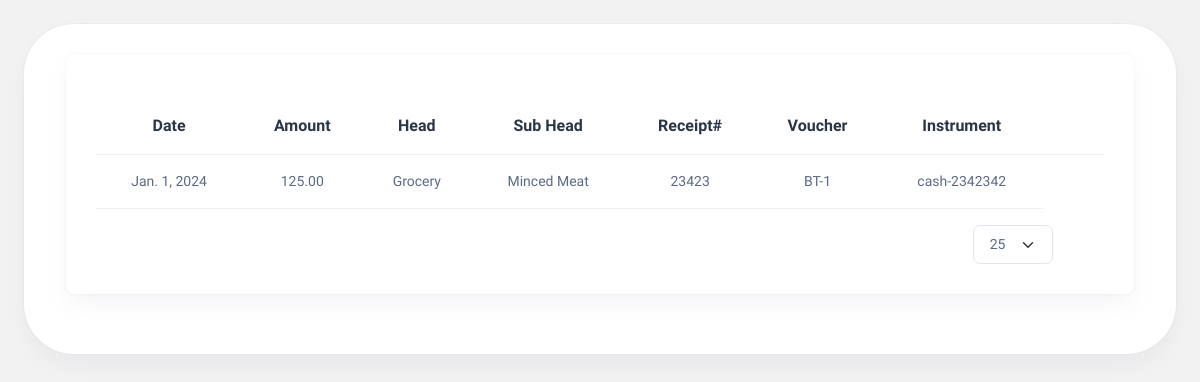
Screenshot of /summarytable (signed in) with the database file from the repository.
### Accountapp/models.py (models this page shows, shortened)
class AccountingEntry(models.Model):
    date = models.DateField(auto_now_add=True)
    amount = models.DecimalField(max_digits=20, decimal_places=2)
    head = models.ForeignKey(Head, on_delete=models.CASCADE)
    sub_head = models.ForeignKey(Shead, on_delete=models.CASCADE)
    description = models.TextField()
    receipt_number = models.CharField(max_length=20)
    charge_by = models.ForeignKey(
        charge, on_delete=models.CASCADE, null=True, blank=True
    )
    voucher = models.CharField(max_length=50, null=True, blank=True, unique=True)
    paid_by = models.ForeignKey(paid, on_delete=models.CASCADE, null=True, blank=True)
    claim_by = models.ForeignKey(claim, on_delete=models.CASCADE, null=True, blank=True)
    instrument = models.CharField(
        max_length=10,
        null=True,
        blank=True,
        choices=[("cash", "Cash"), ("cheque", "Cheque"), ("online", "Online Transfer"),("card","Card")],
    )
    cash_number = models.CharField(max_length=20, default=0, null=True, blank=True)
    cheque_number = models.CharField(max_length=20, default=0, null=True, blank=True)
    online_number = models.CharField(max_length=20, default=0, null=True, blank=True)
    card_number = models.CharField(max_length=4, default=0, null=True, blank=True)
    vendors = models.ForeignKey(Vendor, null=True, blank=True, on_delete=models.CASCADE)
    attachments = models.FileField(upload_to="attachments/", null=True, blank=True)
    comments = models.TextField()

class Head(models.Model):
    name = models.CharField(max_length=50)

class Shead(models.Model):
    head = models.ForeignKey(Head, on_delete=models.CASCADE)
    name = models.CharField(max_length=50)
    class Meta:
        verbose_name = "Sub Head"
        verbose_name_plural = "Sub Heads"
    def __str__(self):
        return self.name

### Accountapp/views.py (the view)
# urls.py: path("summarytable", views.tsummary, name="summarytable"),
@login_required(login_url="signin")
def tsummary(request):
    today = date.today()
    todayentry = AccountingEntry.objects.filter(date=today)
    return render(request, "summarytable.html", locals())

### Accountapp/templates/summarytable.html (shortened to what this page needs)
<!DOCTYPE html>
<html lang="en">
  <head>
    {% load static %}
    <link rel="stylesheet" href="https://code.jquery.com/ui/1.12.1/themes/base/jquery-ui.css" />
    <link rel="stylesheet" href="{% static 'css/styles.min.css' %}" />
    <link rel="stylesheet" href="{% static 'css/custom.css' %}" />
  </head>
  <body>
    <div class="page-wrapper" id="main-wrapper" data-layout="horizontal" data-navbarbg="skin6" data-header-position="fixed">
      <div class="body-wrapper">
        <div class="container-fluid">
          <div class="card my-navbar">
            <div class="card-body d-flex justify-content-between">
        <div class="container-fluid">
          <div class="card">
            <div class="card-body pt-2">
              <div class="table-responsive">
                <div class="d-flex justify-content-end align-items-center">
                  <a href="{% url 'home' %}" class="text-primary" style="font-size: 1.5rem;"><i class="ti ti-square-plus"></i></a>
                </div>
                <table id="accounting-table" class="table text-nowrap mb-0 align-middle">
                  <thead class="text-dark fs-4 text-center">
                    <tr>
                      <th>Date</th>
                      <th>Amount</th>
                      <th>Head</th>
                      <th>Sub Head</th>
                      <th>Receipt#</th>
                      <th>Voucher</th>
                      <th>Instrument</th>
                      <th>
                        <div class="d-flex justify-content-center">
                          <div>
                            <a class="nav-icon-hover text-primary" href="javascript:void(0)" id="drop3" data-bs-toggle="dropdown" aria-expanded="false"><strong><i class="ti ti-dots-vertical" style="font-size: 1rem;"></i></strong></a>
                          </div>
                        </div>
                      </th>
                    </tr>
                  </thead>
                  <tbody>
                    {% for entry in todayentry|slice:'-10:' %}
                      <tr class="text-center">
                        <td>{{ entry.date }}</td>
                        <td>{{ entry.amount }}</td>
                        <td>{{ entry.head.name }}</td>
                        <td>{{ entry.sub_head }}</td>
                        <td>{{ entry.receipt_number }}</td>
                        <td>{{ entry.voucher }}</td>
                        {% if entry.instrument == 'cash' or entry.instrument == 'Cash' %}
                          <td>{{ entry.instrument }}-{{ entry.cash_number }}</td>
                        {% elif entry.instrument == 'Cheque' or entry.instrument == 'cheque' %}
                          <td>{{ entry.instrument }}-{{ entry.cheque_number }}</td>
                        {% else %}
                          <td>{{ entry.instrument }}-{{ entry.online_number }}</td>
                        {% endif %}
                      </tr>
                    {% endfor %}
                  </tbody>
                </table>
              </div>
              <div class="d-flex align-items-center justify-content-end">
                <div class="text-center mt-3 me-2">
                  <select id="recordsPerPage" class="form-select" onchange="updateTableRows()">
                    <option value="50" selected>25</option>
                  </select>
                </div>
                <div class="text-center mt-3">
                  <button onclick="loadPreviousRows()" id="loadPreviousButton" class="btn btn-primary text-primary mr-2" style="background-color: transparent; border: none; padding: 0;"><i class="ti ti-square-arrow-left toggle-buttons"></i></button>
                  <button onclick="loadNextRows()" id="loadNextButton" class="btn btn-primary text-primary" style="background-color: transparent; border: none; padding: 0;"><i class="ti ti-square-arrow-right toggle-buttons"></i></button>
                </div>
              </div>
            </div>
          </div>
        </div>
      </div>
    </div>
  </body>
</html>

### Accountapp/static/css/custom.css (style rules this page uses)
a.text-primary, .text-primary { color: #03a3e0 !important; }

### Accountapp/templates/summarytable.html (style rules this page uses)
html { background-color: #f2f2f2 !important; }
body { background-color: #f2f2f2 !important; }
.toggle-buttons { font-size: 1.6rem; }
.my-navbar { border-radius: 50px !important; }

### rows the page displays
AccountingEntry: date "Jan. 1, 2024", amount "125.00", head.name "Grocery", sub_head "Minced Meat", receipt_number "23423", voucher "BT-1", instrument "cash", cash_number "2342342"
